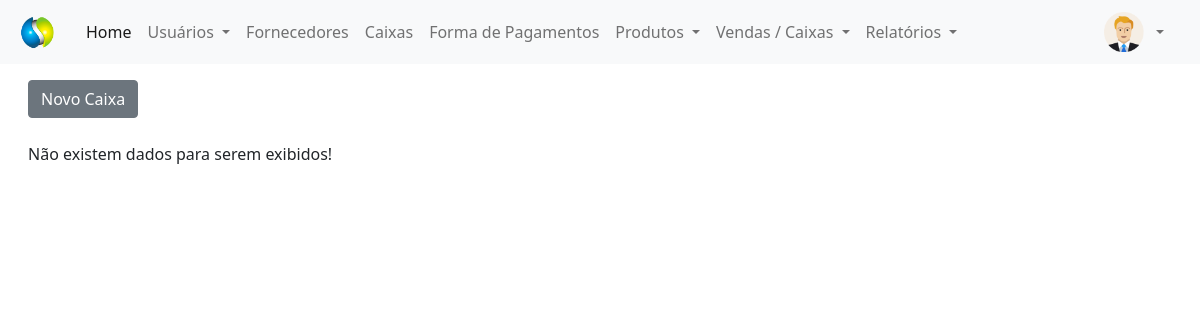
Before: /painel-adm/index.php?pagina=caixas (signed in) with the older database file.
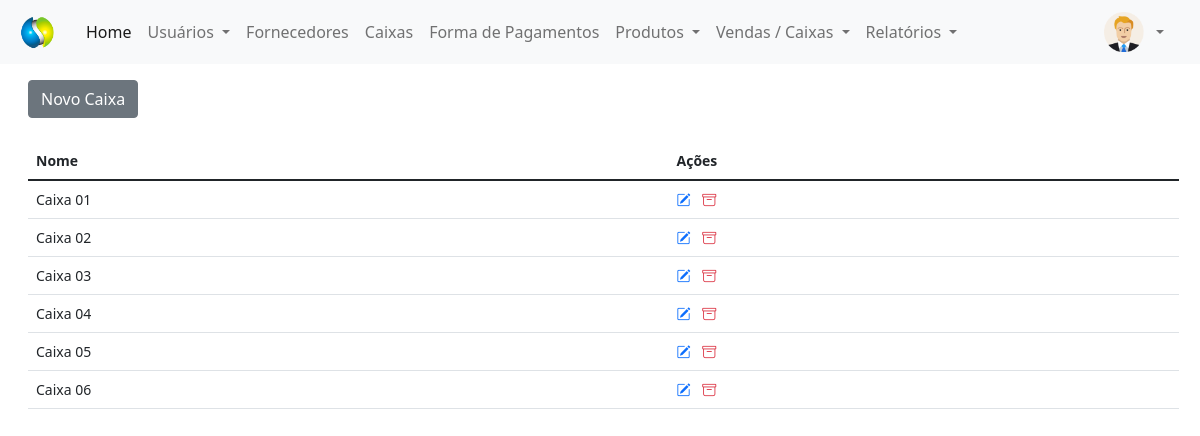
After: the same page with the newer database file.
### tables this page shows
CREATE TABLE `caixas` (
  `id` int(11) NOT NULL,
  `nome` varchar(60) NOT NULL
);

### painel-adm/caixas.php (the view, shortened to what this page needs)
<?php
require_once('../conexao.php');
$pag = 'caixas';
?>
<!DOCTYPE html>
<html lang="en">
<head>
</head>
<body>
    <a href="index.php?pagina=<?php echo $pag; ?>&funcao=novo" type="button" class="btn btn-secondary mt-2">Novo Caixa</a>
    <div class="mt-4" style="margin-right: 25px">
        <?php
        $query_tab = $pdo->query("SELECT * FROM caixas order by id asc");
        $res_tab = $query_tab->fetchAll(PDO::FETCH_ASSOC);
        $total_reg_tab = @count($res_tab);
        if ($total_reg_tab > 0) {
        ?>
            <small>
                <table id="usuarios" class="table table-hover my-4" style="width:100%">
                    <thead>
                        <tr>
                            <th>Nome</th>
                            <th>Ações</th>
                        </tr>
                    </thead>
                    <tbody>
                        <?php
                        for ($i = 0; $i < $total_reg_tab; $i++) {
                        ?>
                            <tr>
                                <td><?php echo $res_tab[$i]['nome']; ?></td>
                                <td>
                                    <a href="index.php?pagina=<?php echo $pag; ?>&funcao=editar&id=<?php echo $res_tab[$i]['id']; ?>" type="button" title="Editar Registro">
                                        <i class="bi bi-pencil-square text-primary me-2"></i>
                                    </a>
                                    <a href="index.php?pagina=<?php echo $pag; ?>&funcao=deletar&id=<?php echo $res_tab[$i]['id']; ?>" type="button" title="Excluir Registro">
                                        <i class="bi bi-archive text-danger"></i>
                                    </a>
                                </td>
                            </tr>
                        <?php }
                        ?>
                    </tbody>
                </table>
            </small>
        <?php } else {
            echo "Não existem dados para serem exibidos!";
        } ?>
    </div>
</body>
</html>

Changed rows visible on the page:
added caixas: nome "Caixa 01"
added caixas: nome "Caixa 02"
added caixas: nome "Caixa 03"
added caixas: nome "Caixa 04"
added caixas: nome "Caixa 05"
added caixas: nome "Caixa 06"
Other visible differences:
text no longer shown: "Não existem dados para serem exibidos!"
text now shown: "Nome Ações"
